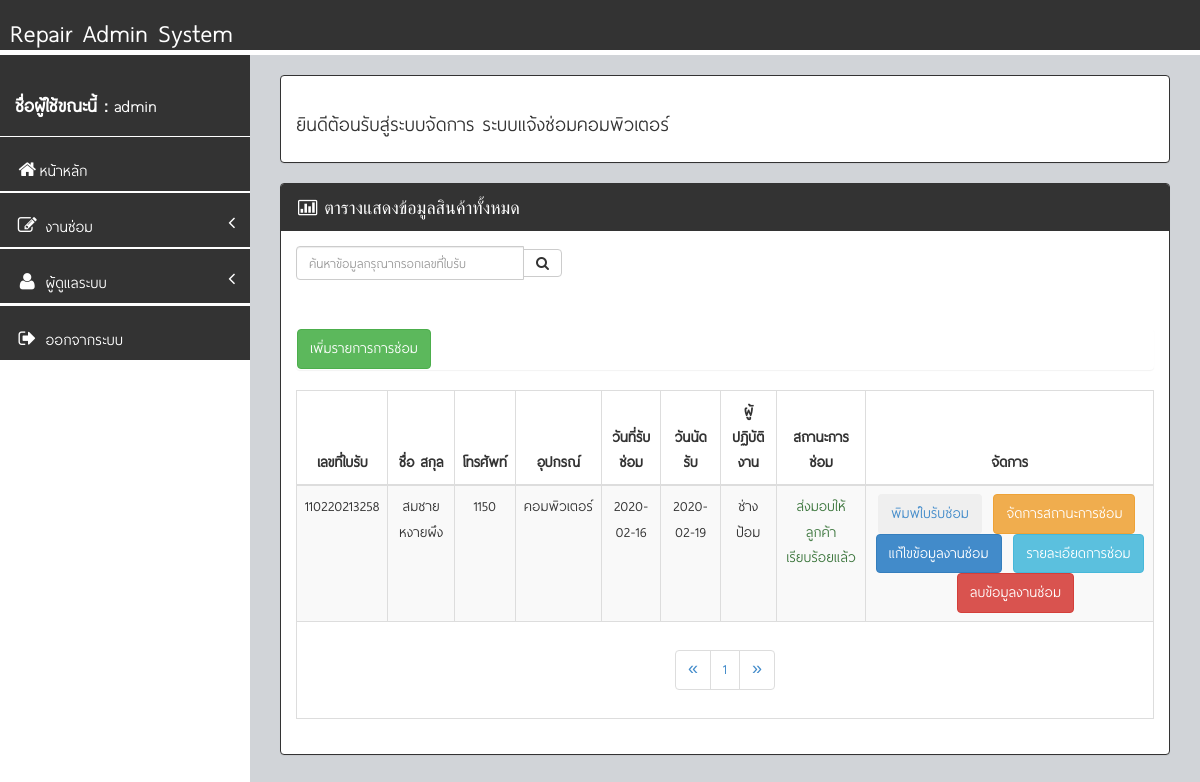
Before: /manage_repair.php (signed in) with the older database file.
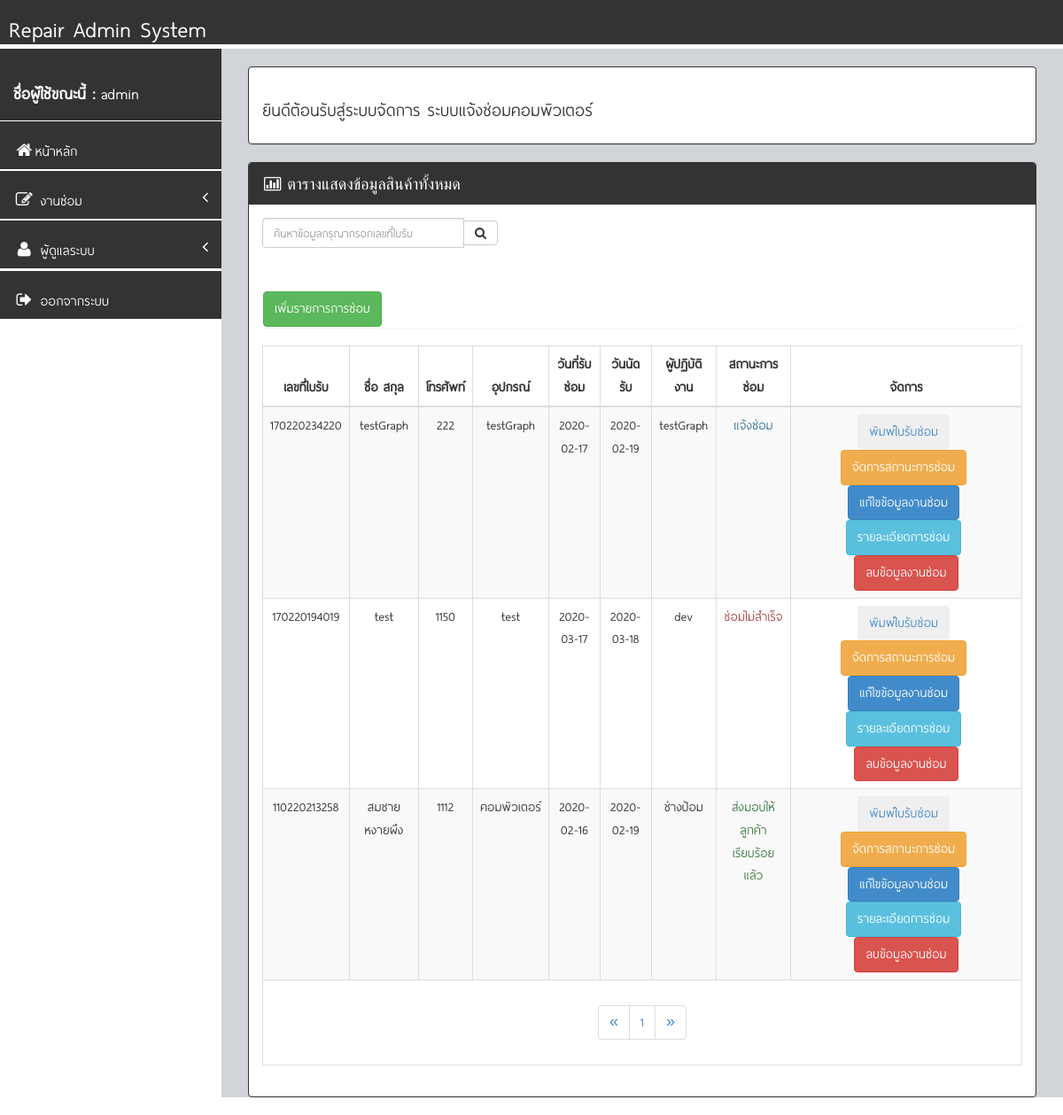
After: the same page with the newer database file.
### tables this page shows
CREATE TABLE `orders` (
  `Ord_ID` int(11) NOT NULL,
  `Ord_Number` varchar(20) NOT NULL,
  `Ord_CustomerName` varchar(255) NOT NULL,
  `Ord_CustomerTel` varchar(255) NOT NULL,
  `Ord_CustomerAddress` varchar(255) NOT NULL,
  `Ord_CustomerProvince` varchar(255) NOT NULL,
  `Ord_CustomerAddressCode` varchar(255) NOT NULL,
  `Ord_RepairModel` varchar(255) NOT NULL,
  `Ord_RepairModelID` varchar(255) NOT NULL,
  `Ord_RepairDescription` varchar(255) NOT NULL,
  `Ord_RepairDate` date NOT NULL,
  `Ord_RepairSuccess` date NOT NULL,
  `Ord_RepairPrice` int(255) NOT NULL,
  `Ord_RepairRemark` varchar(255) DEFAULT NULL,
  `Ord_RepairPerson` varchar(255) NOT NULL,
  `Ord_RepairStatus` int(11) NOT NULL
);

### conn.php (called while the page is built, shortened)
<?php
$title_web = "ระบบแจ้งซ่อมคอมพิวเตอร์";
?>

### manage_repair.php (the view, shortened to what this page needs)
<?php require_once "header.php";?>
    <div id="wrapper">
        <?php
			  require_once "menu_left.php";
		?>
        <div id="page-wrapper">
            <div class="row">
                <br/>
                <div class="col-lg-12">
                    <div class="panel panel-body panel-primary alert-danger"><h3><font color="#333333">ยินดีต้อนรับสู่ระบบจัดการ <?php echo $title_web;?></font></h3></div>
                </div>
            </div>
                    <div class="panel panel-primary">
                        <div class="panel-heading">
                            <i class="fa fa-bar-chart-o fa-fw"></i> ตารางแสดงข้อมูลสินค้าทั้งหมด
                        </div>
						<div class="col-lg-4 form-group panel-body panel-primary sidebar-search">
						<form autocomplete="off" class="input-group custom-search-form">
	<input name="txt_search" type="text" id="course" size="50" class="form-control" placeholder="ค้นหาข้อมูลกรุณากรอกเลขที่ใบรับ" required="required" /><span class="input-group-btn">
                                <button class="btn btn-default" type="submit">
                                    <i class="fa fa-search"></i>
                                </button>
                            </span>
</form>
</div>
                        <div class="panel-body">
                            <div class="row">
                                <div class="col-lg-12">
                                    <div class="table-responsive">
									<div class="panel"><a href="manage_repair_add.php"><input name="" type="button" class="btn btn-success" value="เพิ่มรายการการซ่อม"></a></div>
                                        <table class="table table-striped table-bordered table-hover" id="table_example2">
                                            <thead>
                                                <tr>
                                                    <th width="5%"><div align="center">เลขที่ใบรับ</div></th>
                                                    <th width="auto"><div align="center">ชื่อ สกุล</div></th>
                                                    <th width="auto"><div align="center">โทรศัพท์</div></th>
                                                    <th width="auto"><div align="center">อุปกรณ์</div></th>
                                                    <th width="auto"><div align="center">วันที่รับซ่อม</div></th>
                                                    <th width="auto"><div align="center">วันนัดรับ</div></th>
													<th width="auto"><div align="center">ผู้ปฏิบัติงาน</div></th>
                                                    <th width="auto"><div align="center">สถานะการซ่อม</div></th>
                                                    <th width="auto"><div align="center">จัดการ</div></th>
                                                </tr>
                                            </thead>
                                            <tbody>
				<?php
				if(!$_REQUEST['txt_search']){
			$perpage = 10;
			if (isset($_GET['page'])) {
 $page = $_GET['page'];
 } else {
 $page = 1;
 }
			$start = ($page - 1) * $perpage;
$sql = $conn->query("select * from orders order by Ord_ID DESC limit $start,$perpage")or die (mysqli_error());
$sql2 = $conn->query("select * from orders order by Ord_ID DESC")or die (mysqli_error());
$total_record = $sql2->num_rows;
$total_page = ceil($total_record / $perpage);
		}
  while ($show= $sql->fetch_assoc()) {
     if($show['Ord_RepairStatus']==0){$status =  '<span class=text-info>แจ้งซ่อม</span>';}
else if($show['Ord_RepairStatus']==1){$status =  '<span class=text-info>กำลังดำเนินการ</span>';}
else if($show['Ord_RepairStatus']==2){$status =  '<span class=text-info>รออะไหล่</span>';}
else if($show['Ord_RepairStatus']==3){$status =  '<span class=text-success>ซ่อมสำเร็จ</span>';}
else if($show['Ord_RepairStatus']==4){$status =  '<span class=text-danger>ซ่อมไม่สำเร็จ</span>';}
else if($show['Ord_RepairStatus']==5){$status =  '<span class=text-danger>ยกเลิกการซ่อม</span>';}
else if($show['Ord_RepairStatus']==6){$status =  '<span class=text-success>ชำระเงิน</span>';}
else if($show['Ord_RepairStatus']==7){$status =  '<span class=text-success>ส่งมอบให้ลูกค้าเรียบร้อยแล้ว</span>';}
?>
                  <tr>
                  <td><div align="center"><?php echo $show['Ord_Number'];?></div></td>
                  <td><div align="center"><?php echo $show['Ord_CustomerName'];?></div></td>
                  <td><div align="center"><?php echo $show['Ord_CustomerTel'];?></div></td>
                  <td><div align="center"><?php echo $show['Ord_RepairModel'];?></div></td>
                  <td><div align="center"><?php echo $show['Ord_RepairDate'];?></div></td>
                  <td><div align="center"><?php echo $show['Ord_RepairSuccess'];?></div></td>
                  <td><div align="center"><?php echo $show['Ord_RepairPerson'];?></div></td>
                  <td><div align="center"><?php echo $status;?></div></td>
                  <td><div align="center">
                  <a href="print_order.php?id=<?php echo $show['Ord_ID'];?>&status=localhost/project-nawa/manage_repair_status_user.php?id=<?php echo $show['Ord_ID'];?>" target="_blank"><input name="" type="button" class="btn btn-dark" value="พิมพ์ใบรับซ่อม"></a>&nbsp;
                  <a href="#order<?php echo $show['Ord_ID'];?>" data-toggle="modal"><input name="" type="button" class="btn btn-warning" value="จัดการสถานะการซ่อม"></a>&nbsp;
                  <a href="manage_repair_edit.php?id=<?php echo $show['Ord_ID'];?>"><input name="" type="button" class="btn btn-primary" value="แก้ไขข้อมูลงานซ่อม"></a>&nbsp;
                  <a href="manage_repair_status.php?id=<?php echo $show['Ord_ID'];?>"><input name="" type="button" class="btn btn-info" value="รายละเอียดการซ่อม"></a>&nbsp;
                  <a href="?admin=delete&id=<?php echo $show['Ord_ID'];?>"><input name="" type="button" class="btn btn-danger" value="ลบข้อมูลงานซ่อม"></a>
                  </div></td>
                  </tr>
				  <?php }?>
                  <tr>
                    <td colspan="12"><div align="center"><?php if($sql->num_rows==0){Chk_Row($sql);}else {?><nav>
 <ul class="pagination">
 <li>
 <a href="?page=1" aria-label="Previous">
 <span aria-hidden="true">&laquo;</span> </a> </li>
 <?php for($i=1;$i<=$total_page;$i++){ ?>
 <li><a href="?page=<?php echo $i; ?>"><?php echo $i; ?></a></li>
 <?php } ?>
 <li>
 <a href="?page=<?php echo $total_page;?>" aria-label="Next">
 <span aria-hidden="true">&raquo;</span> </a> </li>
 </ul>
 </nav><?php } ?></div></td>
                    </tr>
                                            </tbody>
                                        </table>
                                    </div>
                                </div>
                            </div>
                        </div>
                    </div>
                        </div>
                    </div>
</body>
</html>

### header.php (shortened to what this page needs)
<?php
require_once "conn.php";
?>
<!DOCTYPE html>
<html>
<head>
<link href=css/BackEnd/assets/plugins/bootstrap/bootstrap.css rel=stylesheet />
<link href=css/BackEnd/assets/font-awesome/css/font-awesome.css rel=stylesheet />
<link href=css/BackEnd/assets/css/style.css rel=stylesheet />
<link href=css/BackEnd/assets/css/main-style.css rel=stylesheet />
<link href=css/BackEnd/assets/plugins/morris/morris-0.4.3.min.css rel=stylesheet />
<link rel="stylesheet" media="all" type="text/css" href="plugins/jquerydatepicker/jquery-ui.css" />
<link rel="stylesheet" media="all" type="text/css" href="plugins/jquerydatepicker/jquery-ui-timepicker-addon.css">
		</head>
<body>
   <navbar top>
        <nav class="navbar navbar-default navbar-fixed-top" role="navigation" id="navbar">
            <navbar-header>
          <div class="navbar-header">
                <a class="navbar-brand " href="main.php">
                    <h4><font color="white" size="6">Repair Admin System</font></h4>
                </a>
            </div>
        </nav>

### menu_left.php (shortened to what this page needs)
   <nav class="navbar-default navbar-static-side" role="navigation">
       <div class="sidebar-collapse">
           <ul class="nav" id="side-menu">
               <li>
                   <div class="user-section">
                       <div class="user-info">
                           <div><strong><font color="white">ชื่อผู้ใช้ขณะนี้ : </font></strong><font color="white"><?php echo $_SESSION['ses_admin_user'];?></font></div>
                       </div>
                   </div>
               </li>
               <li >
                   <a href="main.php"><i class="fa fa-home fa-fw"></i>หน้าหลัก</a>
               </li>
<li>
<a href="#"><i class="fa fa-edit fa-fw"></i> งานซ่อม<span class="fa arrow"></span></a>
               </li>
               <li>
               <a href="#"><i class="fa fa-user fa-fw"></i> ผู้ดูแลระบบ<span class="fa arrow"></span></a>
               </li>
               <li>
               <li>
                   <a href="?logout=chk"><i class="fa fa-sign-out fa-fw"></i> ออกจากระบบ</a>
               </li>
           </ul>
       </div>
   </nav>

### css/BackEnd/assets/css/style.css (style rules this page uses)
body { background-color:#FFFFFF; }
#wrapper { width: 100%; margin-top: 55px!important; background-color:#FFFFFF; }
#page-wrapper { padding: 0 15px; min-height: 568px; background-color:rgb(209, 212, 216); }
.navbar-static-side ul li { border-bottom:1px solid #ffffff !important; }
.sidebar-search { padding: 15px; }
.arrow { float: right; }
.fa.arrow:before { content: "\f104"; }
@media (min-width:768px) { .navbar-static-side { z-index: 1; position: absolute; width: 250px; } }

### css/BackEnd/assets/css/main-style.css (style rules this page uses)
.user-section { margin-top: 20px; font-size: 22px; }
.user-info { display: block; color: #000!important; display: inline-block; padding: 15px; margin-bottom: 0px }
.nav>li>a { padding: 20px 15px; }
#side-menu { background-color: #333333; font-family: 'thaisansliter1', Arial, Helvetica, sans-serif; font-size: 19px; }
#side-menu a { color: #fff; border-bottom: 1px solid #ffffff !important; height: 55px; }
#navbar { background-color: #333333; }
.navbar-brand { padding-left: 10px; padding-top: 5px; color: #ffffff; font-size: 19px; }
.navbar-default { border-color: #FFFFFF; }
@media (min-width:768px) { #page-wrapper { position: inherit; margin: 0 0 0 250px; padding: 0 30px; min-height: 1000px; } }

Changed rows visible on the page:
added orders: Ord_Number "170220234220", Ord_CustomerName "testGraph", Ord_CustomerTel "222", Ord_RepairModel "testGraph", Ord_RepairDate "2020-02-17", Ord_RepairSuccess "2020-02-19", Ord_RepairPerson "testGraph", Ord_RepairStatus "แจ้งซ่อม"
added orders: Ord_Number "170220194019", Ord_CustomerName "test", Ord_CustomerTel "1150", Ord_RepairModel "test", Ord_RepairDate "2020-03-17", Ord_RepairSuccess "2020-03-18", Ord_RepairPerson "dev", Ord_RepairStatus "ซ่อมไม่สำเร็จ"
changed orders "สมชาย หงายผึง": Ord_CustomerTel "1150" → "1112"
